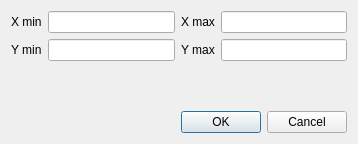
<?xml version="1.0" encoding="UTF-8"?>
<ui version="4.0">
 <class>setGraphRangeUI</class>
 <widget class="QDialog" name="setGraphRangeUI">
  <property name="geometry">
   <rect>
    <x>0</x>
    <y>0</y>
    <width>358</width>
    <height>144</height>
   </rect>
  </property>
  <property name="sizePolicy">
   <sizepolicy hsizetype="MinimumExpanding" vsizetype="MinimumExpanding">
    <horstretch>0</horstretch>
    <verstretch>0</verstretch>
   </sizepolicy>
  </property>
  <property name="windowTitle">
   <string>Set Graph Range</string>
  </property>
  <property name="windowIcon">
   <iconset>
    <normaloff>:/res/ball.ico</normaloff>:/res/ball.ico</iconset>
  </property>
  <property name="modal">
   <bool>true</bool>
  </property>
  <layout class="QGridLayout" name="gridLayout_2">
   <item row="0" column="0">
    <layout class="QGridLayout" name="gridLayout">
     <item row="0" column="0">
      <widget class="QLabel" name="label">
       <property name="text">
        <string>X min</string>
       </property>
      </widget>
     </item>
     <item row="0" column="1">
      <widget class="QLineEdit" name="txtXmin"/>
     </item>
     <item row="0" column="2">
      <widget class="QLabel" name="label_2">
       <property name="text">
        <string>X max</string>
       </property>
      </widget>
     </item>
     <item row="0" column="3">
      <widget class="QLineEdit" name="txtXmax"/>
     </item>
     <item row="1" column="0">
      <widget class="QLabel" name="label_3">
       <property name="text">
        <string>Y min</string>
       </property>
      </widget>
     </item>
     <item row="1" column="1">
      <widget class="QLineEdit" name="txtYmin"/>
     </item>
     <item row="1" column="2">
      <widget class="QLabel" name="label_4">
       <property name="text">
        <string>Y max</string>
       </property>
      </widget>
     </item>
     <item row="1" column="3">
      <widget class="QLineEdit" name="txtYmax"/>
     </item>
    </layout>
   </item>
   <item row="1" column="0">
    <spacer name="verticalSpacer">
     <property name="orientation">
      <enum>Qt::Vertical</enum>
     </property>
     <property name="sizeHint" stdset="0">
      <size>
       <width>20</width>
       <height>40</height>
      </size>
     </property>
    </spacer>
   </item>
   <item row="2" column="0">
    <widget class="QDialogButtonBox" name="buttonBox">
     <property name="orientation">
      <enum>Qt::Horizontal</enum>
     </property>
     <property name="standardButtons">
      <set>QDialogButtonBox::Cancel|QDialogButtonBox::Ok</set>
     </property>
    </widget>
   </item>
  </layout>
 </widget>
 <resources/>
 <connections>
  <connection>
   <sender>buttonBox</sender>
   <signal>accepted()</signal>
   <receiver>setGraphRangeUI</receiver>
   <slot>accept()</slot>
   <hints>
    <hint type="sourcelabel">
     <x>248</x>
     <y>254</y>
    </hint>
    <hint type="destinationlabel">
     <x>157</x>
     <y>274</y>
    </hint>
   </hints>
  </connection>
  <connection>
   <sender>buttonBox</sender>
   <signal>rejected()</signal>
   <receiver>setGraphRangeUI</receiver>
   <slot>reject()</slot>
   <hints>
    <hint type="sourcelabel">
     <x>316</x>
     <y>260</y>
    </hint>
    <hint type="destinationlabel">
     <x>286</x>
     <y>274</y>
    </hint>
   </hints>
  </connection>
 </connections>
</ui>
